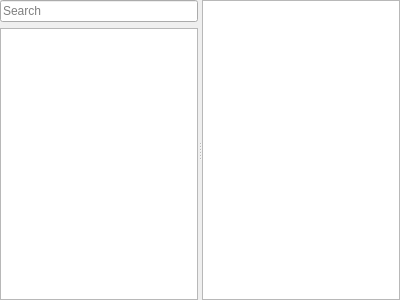
<?xml version="1.0" encoding="UTF-8"?>
<ui version="4.0">
 <class>ElfStructureView</class>
 <widget class="QWidget" name="ElfStructureView">
  <property name="geometry">
   <rect>
    <x>0</x>
    <y>0</y>
    <width>400</width>
    <height>300</height>
   </rect>
  </property>
  <layout class="QVBoxLayout" name="verticalLayout_2">
   <property name="leftMargin">
    <number>0</number>
   </property>
   <property name="topMargin">
    <number>0</number>
   </property>
   <property name="rightMargin">
    <number>0</number>
   </property>
   <property name="bottomMargin">
    <number>0</number>
   </property>
   <item>
    <widget class="QSplitter" name="splitter">
     <property name="orientation">
      <enum>Qt::Horizontal</enum>
     </property>
     <widget class="QWidget" name="layoutWidget">
      <layout class="QVBoxLayout" name="verticalLayout">
       <item>
        <widget class="QLineEdit" name="elfStructureSearchLine">
         <property name="placeholderText">
          <string>Search</string>
         </property>
         <property name="clearButtonEnabled">
          <bool>true</bool>
         </property>
        </widget>
       </item>
       <item>
        <widget class="QTreeView" name="elfStructureView">
         <property name="uniformRowHeights">
          <bool>true</bool>
         </property>
        </widget>
       </item>
      </layout>
     </widget>
     <widget class="QTextBrowser" name="elfDetailView">
      <property name="openLinks">
       <bool>false</bool>
      </property>
     </widget>
    </widget>
   </item>
  </layout>
  <action name="actionBack">
   <property name="icon">
    <iconset theme="go-previous"/>
   </property>
   <property name="text">
    <string>&amp;Back</string>
   </property>
  </action>
  <action name="actionFordward">
   <property name="icon">
    <iconset theme="go-next"/>
   </property>
   <property name="text">
    <string>&amp;Fordward</string>
   </property>
  </action>
 </widget>
 <resources/>
 <connections/>
</ui>
